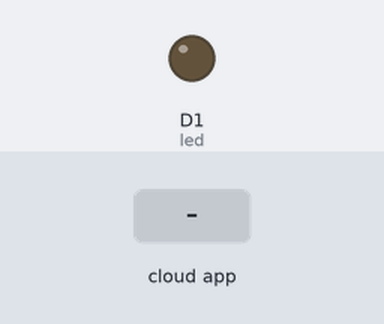
The sketch below on a simulated ESP8266 (NodeMCU). Parts: output pins drawn as LEDs (lit = HIGH). The inputs (shaded band) are chosen by the test bench. WiFi joins after 1.5 s; servers stay silent unless stated; the Firebase database answers and starts empty; what the sketch prints to the serial monitor is not drawn.

Above: at 3.8 s.
3.9 s: the phone or cloud app sets LED_STATUS to ON
At 4.4 s:
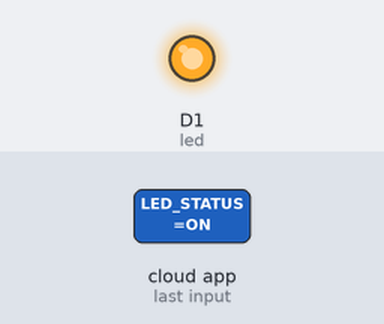
5.6 s: the phone or cloud app sets LED_STATUS to OFF
At 6.5 s:
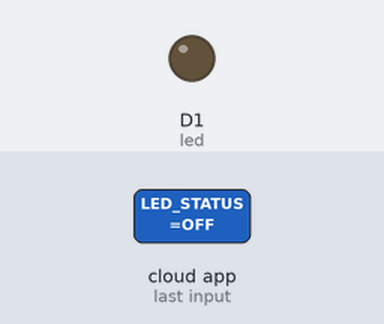
Timing chart, 0 to 8.6 s (numbered marks = the images above; inputs shaded):
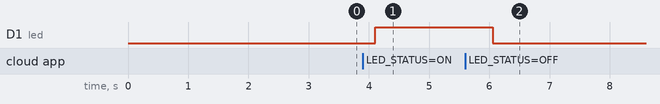

Measured:
- after the input at 3.9 s, D1 (led): LOW → HIGH after 0.20 s
- after the input at 5.6 s, D1 (led): HIGH → LOW after 0.45 s

The sketch:

LED_Control.ino
```cpp
#include <FirebaseArduino.h>
//#include <FirebaseESP8266.h>

// 아두이노 Firebase 라이브러리
#include <ESP8266WiFi.h>


// 데이터 베이스 호스트 이름
#define FIREBASE_HOST  "fir-android-app02-default-rtdb.firebaseio.com"

// 데이터 베이스 비밀번호
#define FIREBASE_AUTH "AVwDdgm8X9YDv2e8dRrnEwghKO9ty3CKHm7sx3sb"

// Wi-Fi 설정
#define WIFI_SSID "U+NetE435"
#define WIFI_PASSWORD "1C76026340"

String fireStatus = "";   // firebase DB로 부터 받은 값 저장
int led = D1;        // NodeMCU LED pin

void setup()
{
    Serial.begin(9600);
    delay(1000);
    pinMode(led, OUTPUT);
    WiFi.begin(WIFI_SSID, WIFI_PASSWORD);
    Serial.print("Connecting to ");
    Serial.print(WIFI_SSID);
    while (WiFi.status() != WL_CONNECTED) {
       Serial.print(".");
       delay(500);
    }
    Serial.println();
    Serial.print("Connected to ");
    Serial.println(WIFI_SSID);
    Firebase.begin(FIREBASE_HOST, FIREBASE_AUTH);   // firebase에 연결
    Firebase.setString("LED_STATUS", "OFF");              //초기 LED 상태를 OFF로 설정

    // handle error
    if (Firebase.failed()) {
      Serial.print("setting /string failed:");
      Serial.println(Firebase.error());
      return;
  }
}

void loop()
{
    fireStatus = Firebase.getString("LED_STATUS"); // Firebase 데이터베이스로 부터 LED 상태 값 읽음
    if (fireStatus == "ON")   {       // Firebase 데이터베이스로 부터 받은 LED 상태 값이 “ON”이면 LED 켜기
      Serial.println("Led Turned ON"); // Serial Monitor에 “Led Turned ON” 문자열 출력
      digitalWrite(led, HIGH);          // LED OFF
  } else if (fireStatus == "OFF")  {    // Firebase 데이터베이스로 부토 LED 상태 값 읽음
    Serial.println("Led Turned OFF");  // Serial Monitor에 “Led Turned OFF” 문자열 출력
    digitalWrite(led, LOW);          // LED OFF
  } else {
     Serial.println("Command Error! Please send ON/OFF");
  }
  delay(500);
}
```
